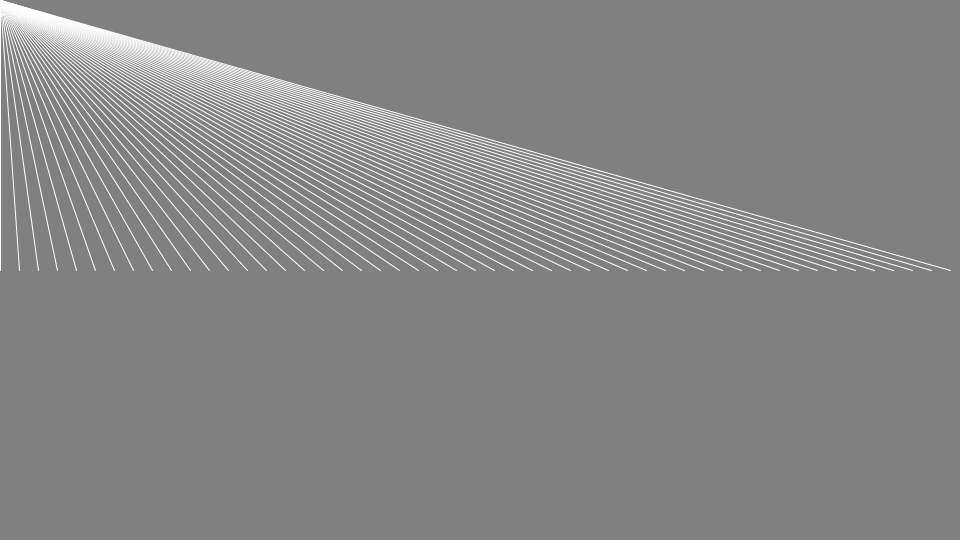
Frame 1 (no input)
Frame 60 (the mouse pressed at the canvas centre just before this capture): identical to frame 1, image omitted
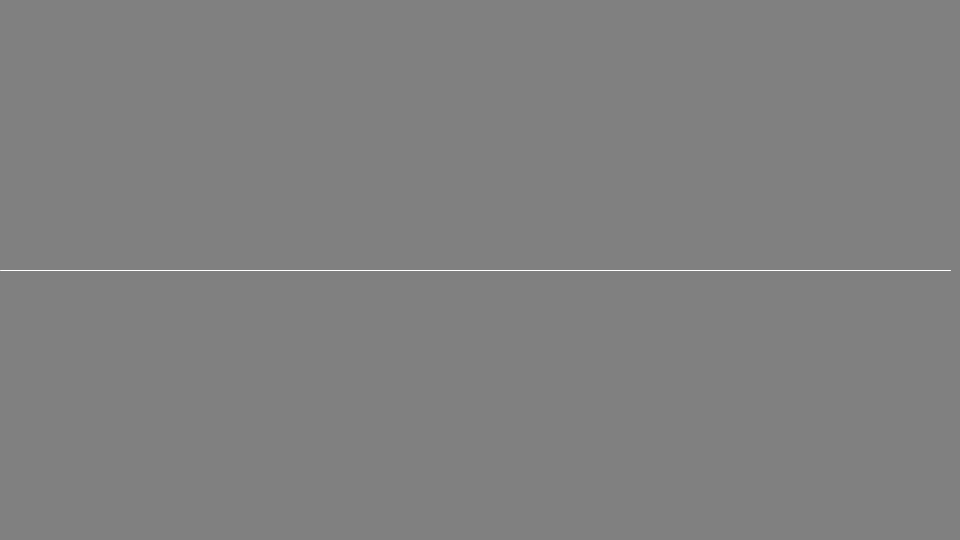
Frame 120 (the mouse held since frame 60 and released just before this capture)

The Processing sketch that drew these frames (run headless with seeded random() and noise(); from frame 60 on, the mouse is pressed at the canvas centre):

// Processing sketch: sketch02
// ── sketch02.pde
void setup() {
  size(960, 540);
  stroke(255);
}

void draw() {
  background(128);

  for (int i = 0; i <= 50; i++) {
    line(i * (width/50), height/2, mouseX, mouseY);
  }
}
